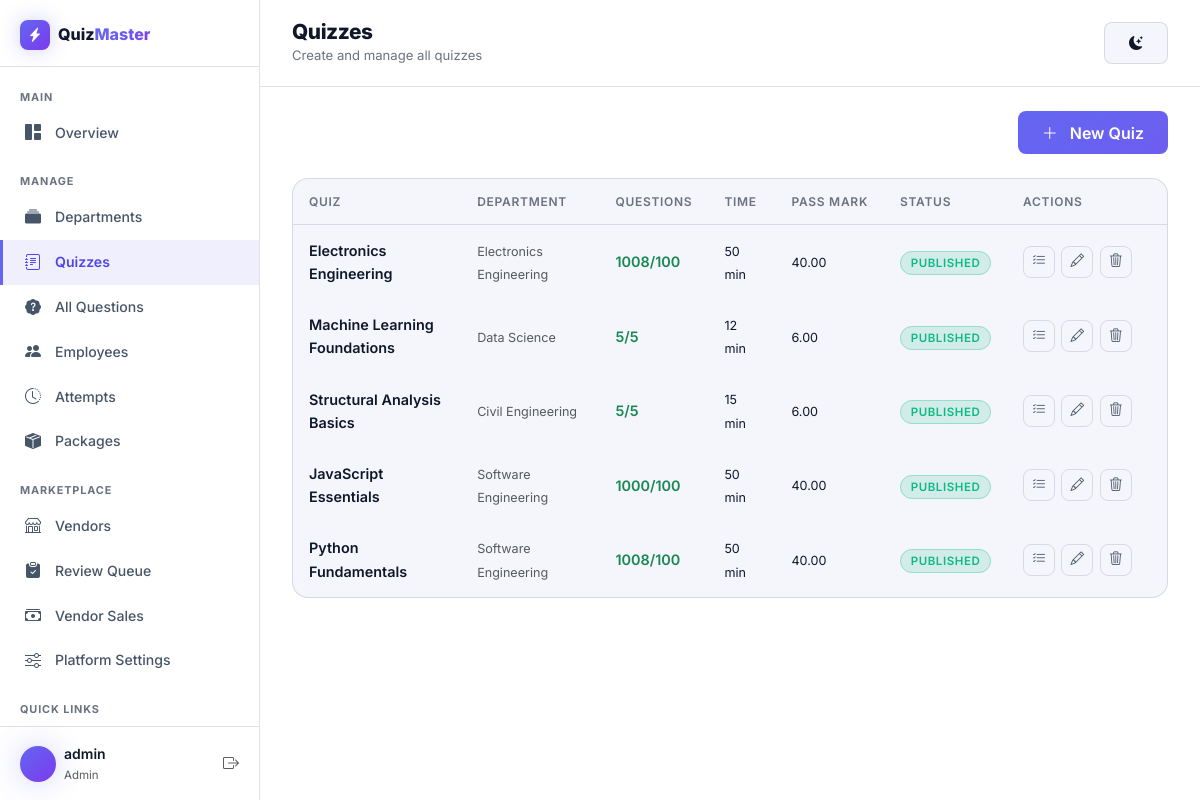
Page /dashboard/quizzes/ (signed in) on the committed database.
### quizzes/models.py (models this page shows, shortened)
class Quiz(models.Model):
    STATUS_CHOICES = [
        ('draft', 'Draft'),
        ('pending', 'Pending Review'),
        ('approved', 'Approved / Published'),
        ('rejected', 'Rejected'),
    ]
    department = models.ForeignKey(
        Department,
        on_delete=models.CASCADE,
        related_name='quizzes'
    )
    subcategory = models.ForeignKey(
        SubCategory,
        on_delete=models.SET_NULL,
        null=True, blank=True,
        related_name='quizzes'
    )
    owner = models.ForeignKey(
        User,
        on_delete=models.CASCADE,
        null=True, blank=True,
        related_name='owned_quizzes',
        help_text='The vendor who owns this quiz. Empty for platform/admin-owned quizzes.'
    )
    name = models.CharField(max_length=300)
    slug = models.SlugField(max_length=300, unique=True, blank=True)
    prerequisites = models.TextField(
        help_text='List prerequisites or knowledge required before taking this quiz.'
    )
    total_questions = models.PositiveIntegerField(
        help_text='Number of questions in this quiz.'
    )
    mark_per_question = models.DecimalField(
        max_digits=5, decimal_places=2, default=1.00,
        help_text='Marks awarded for each correct answer.'
    )
    pass_mark = models.DecimalField(
        max_digits=6, decimal_places=2,
        help_text='Minimum marks required to pass.'
    )
    time_limit = models.PositiveIntegerField(
        help_text='Time limit in minutes to complete the quiz.'
    )
    is_published = models.BooleanField(default=False)
    status = models.CharField(
        max_length=20, choices=STATUS_CHOICES, default='draft',
        help_text='Review workflow status. Admin approval sets this to "approved" and publishes the quiz.'
    )
    rejection_reason = models.TextField(blank=True)
    submitted_at = models.DateTimeField(null=True, blank=True)
    reviewed_at = models.DateTimeField(null=True, blank=True)
    reviewed_by = models.ForeignKey(
        User,
        on_delete=models.SET_NULL,
        null=True, blank=True,
        related_name='reviewed_quizzes'
    )
    price = models.DecimalField(
        max_digits=10, decimal_places=2, default=0.00,
        help_text='Price to purchase this quiz individually. 0 means free/open.'
    )
    allow_retake = models.BooleanField(
        default=True,
        help_text='Allow users to retake this quiz.'
    )
    shuffle_questions = models.BooleanField(
        default=True,
        help_text='Randomize question order for each attempt.'
    )
    show_instant_feedback = models.BooleanField(
        default=False,
        help_text='Show correct answer immediately after selecting a choice.'
    )
    per_question_time_limit = models.PositiveIntegerField(
        null=True, blank=True,
        help_text='Optional per-question time limit in seconds. Leave blank for no limit.'
    )
    created_at = models.DateTimeField(auto_now_add=True)
    updated_at = models.DateTimeField(auto_now=True)
    class Meta:
        verbose_name_plural = 'Quizzes'
        ordering = ['-created_at']
    @property
    def question_count(self):
        return self.questions.count()

class Department(models.Model):
    name = models.CharField(max_length=200)
    slug = models.SlugField(max_length=200, unique=True, blank=True)
    description = models.TextField(blank=True)
    icon = models.CharField(
        max_length=50,
        default='bi-mortarboard-fill',
        help_text='Bootstrap icon class, e.g. bi-gear-fill'
    )
    is_active = models.BooleanField(default=True)
    is_approved = models.BooleanField(
        default=False,
        help_text='Vendor-created categories require admin approval before going public.'
    )
    created_by = models.ForeignKey(
        User,
        on_delete=models.SET_NULL,
        null=True, blank=True,
        related_name='created_departments',
        help_text='The vendor who created this category. Empty for admin-created.'
    )
    created_at = models.DateTimeField(auto_now_add=True)
    updated_at = models.DateTimeField(auto_now=True)
    class Meta:
        ordering = ['name']

### quizzes/views.py (the view)
# urls.py: path('dashboard/quizzes/', views.dashboard_quizzes, name='dashboard_quizzes'),
@staff_member_required
def dashboard_quizzes(request):
    quizzes = Quiz.objects.select_related('department').order_by('-created_at')
    context = {'quizzes': quizzes, 'active_page': 'quizzes'}
    return render(request, 'quizzes/dashboard/quizzes.html', context)

### quizzes/templates/quizzes/dashboard/quizzes.html (shortened to what this page needs)
{% extends "quizzes/dashboard/base.html" %}
{% block page_title %}Quizzes{% endblock %}
{% block page_subtitle %}Create and manage all quizzes{% endblock %}
{% block dash_content %}
<div class="d-flex justify-content-between align-items-center mb-4">
    <a href="{% url 'dashboard_quiz_create' %}" class="btn btn-gradient">
        <i class="bi bi-plus-lg me-2"></i> New Quiz
    </a>
</div>
<div class="dash-card">
    <div class="dash-card-body p-0">
        {% if quizzes %}
        <div class="table-responsive">
            <table class="dash-table">
                <thead>
                    <tr>
                        <th>Quiz</th>
                        <th>Department</th>
                        <th>Questions</th>
                        <th>Time</th>
                        <th>Pass Mark</th>
                        <th>Status</th>
                        <th style="width: 160px;">Actions</th>
                    </tr>
                </thead>
                <tbody>
                    {% for quiz in quizzes %}
                    <tr>
                        <td>
                            <div class="fw-600">{{ quiz.name }}</div>
                        </td>
                        <td><small class="text-muted">{{ quiz.department.name }}</small></td>
                        <td>
                            <span class="fw-600 {% if quiz.question_count < quiz.total_questions %}text-warning{% else %}text-success{% endif %}">
                                {{ quiz.question_count }}/{{ quiz.total_questions }}
                            </span>
                        </td>
                        <td><small>{{ quiz.time_limit }} min</small></td>
                        <td><small>{{ quiz.pass_mark }}</small></td>
                        <td>
                            {% if quiz.is_published %}
                                <span class="quiz-badge badge-pass">Published</span>
                            {% else %}
                                <span class="quiz-badge" style="background: rgba(245,158,11,0.12);color:#f59e0b;">Draft</span>
                            {% endif %}
                        </td>
                        <td>
                            <div class="dash-actions">
                                <a href="{% url 'dashboard_quiz_questions' pk=quiz.pk %}" class="dash-action-btn" title="Manage Questions">
                                    <i class="bi bi-list-check"></i>
                                </a>
                                <a href="{% url 'dashboard_quiz_edit' pk=quiz.pk %}" class="dash-action-btn" title="Edit">
                                    <i class="bi bi-pencil"></i>
                                </a>
                                <a href="{% url 'dashboard_quiz_delete' pk=quiz.pk %}" class="dash-action-btn danger" title="Delete">
                                    <i class="bi bi-trash3"></i>
                                </a>
                            </div>
                        </td>
                    </tr>
                    {% endfor %}
                </tbody>
            </table>
        </div>
        {% else %}
        <div class="dash-empty">
            <i class="bi bi-journal-text d-block"></i>
            <h5>No Quizzes</h5>
            <p>Create your first quiz to get started.</p>
        </div>
        {% endif %}
    </div>
</div>
{% endblock %}

### quizzes/templates/quizzes/dashboard/base.html (shortened to what this page needs)
{% load static %}
<!DOCTYPE html>
<html lang="en" data-bs-theme="light" data-theme="light">
<head>
    <link href="https://cdn.jsdelivr.net/npm/bootstrap@5.3.3/dist/css/bootstrap.min.css" rel="stylesheet">
    <link href="https://cdn.jsdelivr.net/npm/bootstrap-icons@1.11.3/font/bootstrap-icons.css" rel="stylesheet">
    <link rel="stylesheet" href="{% static 'css/style.css' %}?v=6">
    <link rel="stylesheet" href="{% static 'css/dashboard.css' %}?v=6">
</head>
<body class="dashboard-body">
    <aside class="dash-sidebar" id="dashSidebar">
        <div class="dash-sidebar-header">
            <a href="{% url 'home' %}" class="d-flex align-items-center gap-2 text-decoration-none">
                <div class="brand-icon brand-icon-sm">
                    <i class="bi bi-lightning-charge-fill"></i>
                </div>
                <span class="fw-800 text-white">Quiz<span class="text-gradient">Master</span></span>
            </a>
        </div>
        <nav class="dash-nav">
            <div class="dash-nav-section">
                <div class="dash-nav-label">Main</div>
                <a href="{% url 'dashboard' %}" class="dash-nav-link {% if active_page == 'overview' %}active{% endif %}">
                    <i class="bi bi-grid-1x2-fill"></i> Overview
                </a>
            </div>
            <div class="dash-nav-section">
                <div class="dash-nav-label">Manage</div>
                <a href="{% url 'dashboard_departments' %}" class="dash-nav-link {% if active_page == 'departments' %}active{% endif %}">
                    <i class="bi bi-collection-fill"></i> Departments
                </a>
                <a href="{% url 'dashboard_quizzes' %}" class="dash-nav-link {% if active_page == 'quizzes' %}active{% endif %}">
                    <i class="bi bi-journal-text"></i> Quizzes
                </a>
                <a href="{% url 'dashboard_all_questions' %}" class="dash-nav-link {% if active_page == 'questions' %}active{% endif %}">
                    <i class="bi bi-patch-question-fill"></i> All Questions
                </a>
                <a href="{% url 'dashboard_employees' %}" class="dash-nav-link {% if active_page == 'employees' %}active{% endif %}">
                    <i class="bi bi-people-fill"></i> Employees
                </a>
                <a href="{% url 'dashboard_attempts' %}" class="dash-nav-link {% if active_page == 'attempts' %}active{% endif %}">
                    <i class="bi bi-clock-history"></i> Attempts
                </a>
                <a href="{% url 'dashboard_packages' %}" class="dash-nav-link {% if active_page == 'packages' %}active{% endif %}">
                    <i class="bi bi-box-seam-fill"></i> Packages
                </a>
            </div>
            <div class="dash-nav-section">
                <div class="dash-nav-label">Marketplace</div>
                <a href="{% url 'dashboard_vendors' %}" class="dash-nav-link {% if active_page == 'vendors' %}active{% endif %}">
                    <i class="bi bi-shop"></i> Vendors
                </a>
                <a href="{% url 'dashboard_review_quizzes' %}" class="dash-nav-link {% if active_page == 'reviews' %}active{% endif %}">
                    <i class="bi bi-clipboard-check-fill"></i> Review Queue
                </a>
                <a href="{% url 'dashboard_vendor_sales' %}" class="dash-nav-link {% if active_page == 'vendor_sales' %}active{% endif %}">
                    <i class="bi bi-cash-stack"></i> Vendor Sales
                </a>
                <a href="{% url 'dashboard_settings' %}" class="dash-nav-link {% if active_page == 'settings' %}active{% endif %}">
                    <i class="bi bi-sliders"></i> Platform Settings
                </a>
            </div>
            <div class="dash-nav-section">
                <div class="dash-nav-label">Quick Links</div>
                <a href="{% url 'home' %}" class="dash-nav-link">
                </a>
            </div>
        </nav>
        <div class="dash-sidebar-footer">
            <div class="d-flex align-items-center gap-2">
                <div class="profile-avatar" style="width: 36px; height: 36px; font-size: 0.85rem;">
                </div>
                <div>
                    <div class="fw-600 small text-white">{{ user.get_full_name|default:user.username }}</div>
                    <div class="text-muted" style="font-size: 0.72rem;">
                        {% if user.is_superuser %}Admin{% else %}Staff{% endif %}
                    </div>
                </div>
            </div>
            <a href="{% url 'logout' %}" class="text-muted" title="Logout">
                <i class="bi bi-box-arrow-right"></i>
            </a>
        </div>
    </aside>
    <div class="dash-main">
        <header class="dash-topbar">
            <div>
                <h1 class="dash-page-title">{% block page_title %}Dashboard{% endblock %}</h1>
                <p class="dash-page-subtitle mb-0">{% block page_subtitle %}{% endblock %}</p>
            </div>
            <button type="button" class="btn btn-glass btn-sm ms-auto" data-theme-toggle title="Toggle light / dark mode" aria-label="Toggle light or dark mode">
                <i class="bi bi-sun-fill"></i>
            </button>
        </header>
        <div class="dash-content">
            {% block dash_content %}{% endblock %}
        </div>
    </div>
</body>
</html>

### rows in the picture
Quiz: name "Electronics Engineering", department.name "Electronics Engineering", question_count "1008", total_questions "100", time_limit "50", pass_mark "40.00", is_published "PUBLISHED"
Quiz: name "Machine Learning Foundations", department.name "Data Science", question_count "5", total_questions "5", time_limit "12", pass_mark "6.00", is_published "PUBLISHED"
Quiz: name "Structural Analysis Basics", department.name "Civil Engineering", question_count "5", total_questions "5", time_limit "15", pass_mark "6.00", is_published "PUBLISHED"
Quiz: name "JavaScript Essentials", department.name "Software Engineering", question_count "1000", total_questions "100", time_limit "50", pass_mark "40.00", is_published "PUBLISHED"
Quiz: name "Python Fundamentals", department.name "Software Engineering", question_count "1008", total_questions "100", time_limit "50", pass_mark "40.00", is_published "PUBLISHED"

### other values in the picture
{{ user.get_full_name|default:user.username }} "admin"
